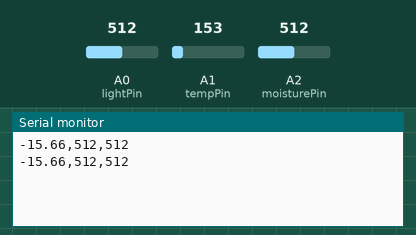
A sketch run on a simulated Arduino Uno, built with avr-gcc and run on an emulated ATmega328P. Shown: the last lines printed to the serial monitor. Inputs (shaded band) come from the test bench; at power-on: A1 (tempPin) = 153, A0 (lightPin) = 512, A2 (moisturePin) = 512.

Above: at 1.8 s.
1.9 s: A1 (tempPin) set to 165
At 2.8 s:
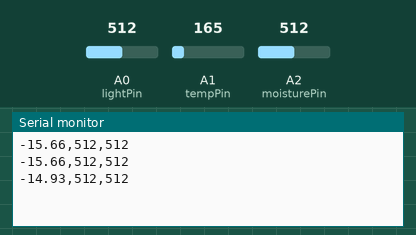
3.4 s: A0 (lightPin) set to 716
At 4.5 s:
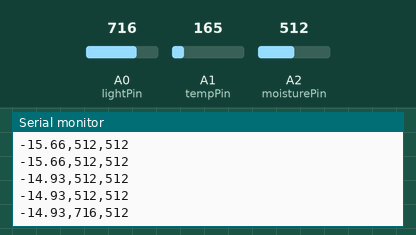
4.9 s: A2 (moisturePin) set to 716
At 5.8 s:
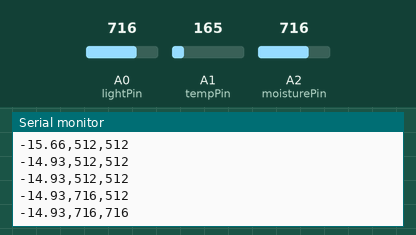
6.4 s: A1 (tempPin) set to 175
At 7.7 s:
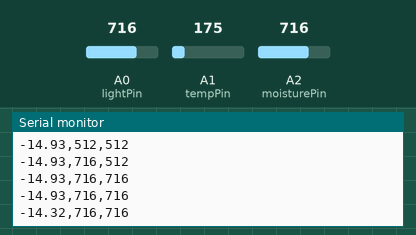
7.9 s: A0 (lightPin) set to 900
At 8.8 s:
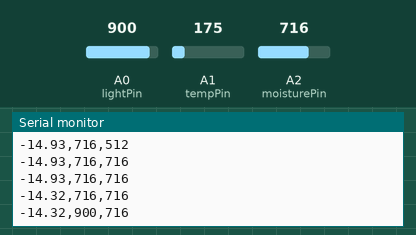
9.4 s: A2 (moisturePin) set to 900
At 10.5 s:
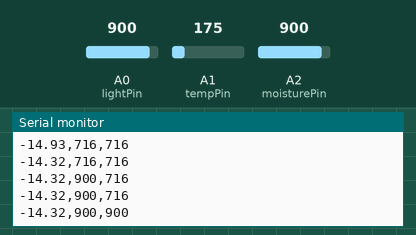
Timing chart, 0 to 11.9 s (numbered marks = the images above; inputs shaded):
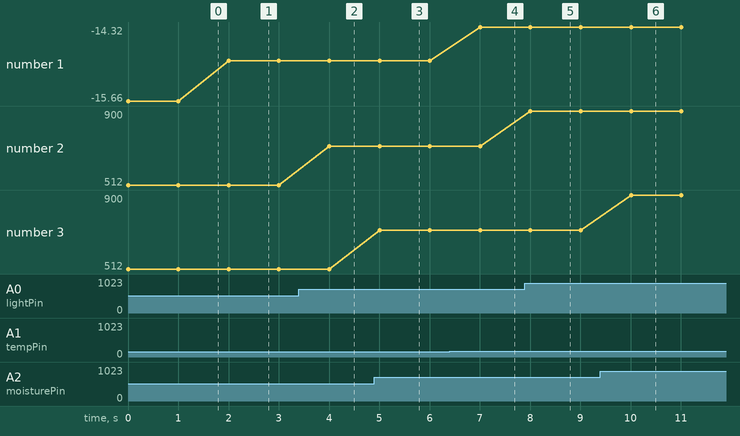

The sketch:

data_retriver.ino
```cpp
// TMP36: A0
// Light sensor: A1
// Capacitive Soil Moisture Sensor v1.2: A2

const int lightPin = A0; // Requires pin 0
const int tempPin = A1;
const int moisturePin = A2;

void setup() {
  Serial.begin(9600); // Begin serial communication
}

void loop() {
  // === Temperature ===
  int tempReading = analogRead(tempPin);
  float voltage = tempReading * (5.0 / 4095.0); //1023.0 for arduino uno
  float temperatureC = ((voltage - 0.5) * 100.0)/2;

  // === Light Level ===
  int lightLevel = analogRead(lightPin);  // 0–1023 (higher = more light)

  // === Moisture Level ===
  int moistureLevel = analogRead(moisturePin);  // 0–1023 (lower = wetter)

  // === Send CSV-formatted output ===
  Serial.print(temperatureC, 2);     // Temperature in °C (2 decimal places)
  Serial.print(",");
  Serial.print(lightLevel);         // Light level raw
  Serial.print(",");
  Serial.println(moistureLevel);    // Moisture level raw

  delay(1000); // Delay 1 second before next reading
}
```

Measured:
- after the input at 1.9 s, the serial monitor: prints a new line after 0.10 s (image 1)
- after the input at 3.4 s, the serial monitor: prints a new line after 0.61 s (image 2)
- after the input at 4.9 s, the serial monitor: prints a new line after 0.11 s (image 3)
- after the input at 6.4 s, the serial monitor: prints a new line after 0.61 s (image 4)
- after the input at 7.9 s, the serial monitor: prints a new line after 0.11 s (image 5)
- after the input at 9.4 s, the serial monitor: prints a new line after 0.61 s (image 6)
- plotted number 1: -15.66 → -14.93 after the input at 1.9 s, -14.93 → -14.32 after the input at 6.4 s
- plotted number 2: 512 → 716 after the input at 3.4 s, 716 → 900 after the input at 7.9 s
